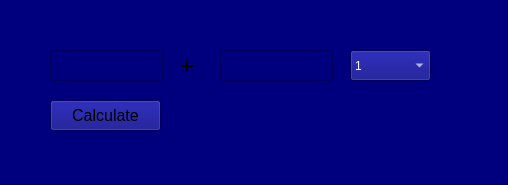
<?xml version="1.0" encoding="UTF-8"?>
<ui version="4.0">
 <class>MainWindow</class>
 <widget class="QMainWindow" name="MainWindow">
  <property name="geometry">
   <rect>
    <x>0</x>
    <y>0</y>
    <width>508</width>
    <height>185</height>
   </rect>
  </property>
  <property name="windowTitle">
   <string>MainWindow</string>
  </property>
  <property name="styleSheet">
   <string notr="true">background-color:rgb(0, 0, 127)</string>
  </property>
  <widget class="QWidget" name="centralwidget">
   <widget class="QLineEdit" name="lineEdit">
    <property name="geometry">
     <rect>
      <x>50</x>
      <y>50</y>
      <width>113</width>
      <height>31</height>
     </rect>
    </property>
    <property name="font">
     <font>
      <pointsize>12</pointsize>
     </font>
    </property>
   </widget>
   <widget class="QLineEdit" name="lineEdit_2">
    <property name="geometry">
     <rect>
      <x>220</x>
      <y>50</y>
      <width>113</width>
      <height>31</height>
     </rect>
    </property>
    <property name="font">
     <font>
      <pointsize>12</pointsize>
     </font>
    </property>
   </widget>
   <widget class="QPushButton" name="pushButton">
    <property name="geometry">
     <rect>
      <x>50</x>
      <y>100</y>
      <width>111</width>
      <height>31</height>
     </rect>
    </property>
    <property name="font">
     <font>
      <pointsize>12</pointsize>
     </font>
    </property>
    <property name="text">
     <string>Calculate</string>
    </property>
   </widget>
   <widget class="QLabel" name="label">
    <property name="geometry">
     <rect>
      <x>220</x>
      <y>100</y>
      <width>111</width>
      <height>31</height>
     </rect>
    </property>
    <property name="font">
     <font>
      <pointsize>12</pointsize>
     </font>
    </property>
    <property name="text">
     <string/>
    </property>
   </widget>
   <widget class="QLabel" name="label_2">
    <property name="geometry">
     <rect>
      <x>180</x>
      <y>50</y>
      <width>21</width>
      <height>31</height>
     </rect>
    </property>
    <property name="font">
     <font>
      <pointsize>18</pointsize>
     </font>
    </property>
    <property name="text">
     <string>+</string>
    </property>
   </widget>
   <widget class="QComboBox" name="comboBox">
    <property name="geometry">
     <rect>
      <x>350</x>
      <y>50</y>
      <width>81</width>
      <height>31</height>
     </rect>
    </property>
    <property name="styleSheet">
     <string notr="true">color:rgb(255, 255, 255)</string>
    </property>
    <item>
     <property name="text">
      <string>1</string>
     </property>
    </item>
    <item>
     <property name="text">
      <string>2</string>
     </property>
    </item>
    <item>
     <property name="text">
      <string>3</string>
     </property>
    </item>
   </widget>
  </widget>
 </widget>
 <resources/>
 <connections/>
</ui>
